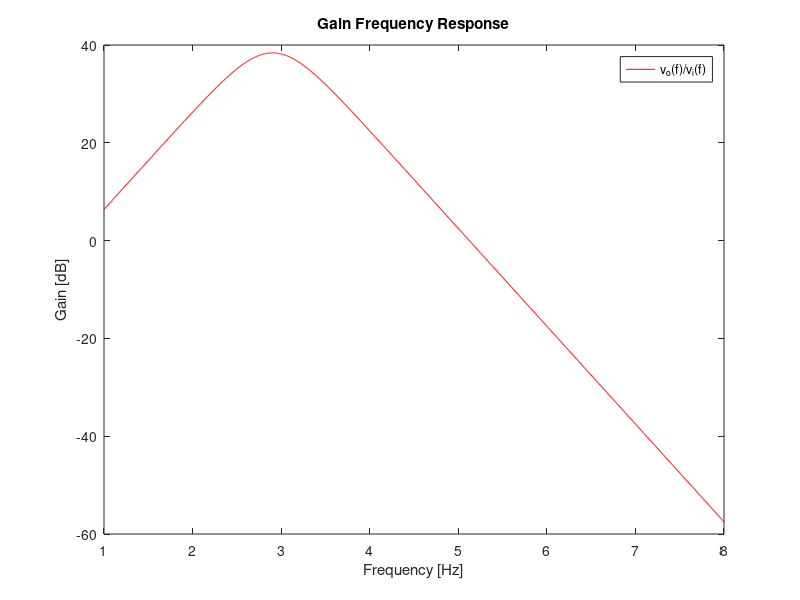
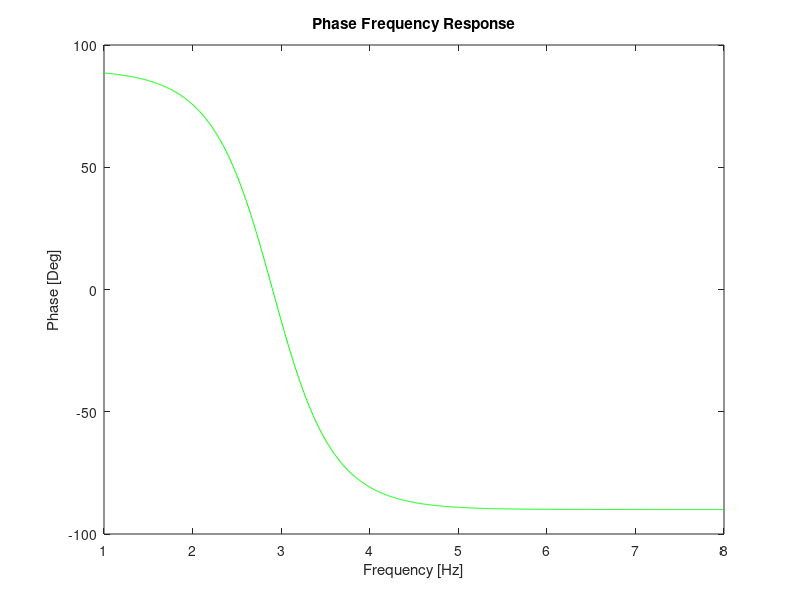

Write the MATLAB code that produced these figures, in order.
C1 = 220e-9
C2 = 180.33e-9
R1 = 1000
R2 = 1000
R3 = 150000
R4 = 1000
%%%
f1 = 1000
w1 = 2*pi*f1
Zin = (1./(j*w1*C1)+R1)
Zout = (1/(1/R2+1/(1./(j*w1*C2))))
AbsZin = abs(1./(j*w1*C1)+R1)
AbsZout = abs(1/(1/R2+1/(1./(j*w1*C2))))
Va = (1+R3/R4)*(R1/(R1+1./(j*w1*C1)))
Gain = abs((1./(j*w1*C2))/((1./(j*w1*C2))+R2)*Va)
Gaindb = 20*log10(Gain)
f2 = logspace(1, 8, 1000);
w2 = 2*pi*f2;
Va = (1+R3/R4).*(R1./(R1+1./(j*w2*C1)));
G = (1./(j*w2*C2))./((1./(j*w2*C2))+R2).*Va;
AbsG = abs(G);
Gdb = 20*log10(AbsG);
Phase = angle(G)*180/pi;
m = max(Gdb)
  fl = 0;
for i=1:length(Gdb)
	if (Gdb(i) >= m-3 && !fl)
	  lw = f2(i-1)
	    fl = 1;
	endif
	if (Gdb(i) <= m-3 && fl)
	  hw = f2(i-1)
	    fl = 0;
  endif
endfor
cw = sqrt(lw*hw)	
Val = fopen ("Val.tex", "w");
fprintf(Val, "$C_{1}$ & %d $\\mu F$ \\\\ \\hline \n \n", C1);
fprintf(Val, "$C_{2}$ & %d $\\mu F$ \\\\ \\hline \n \n", C2);
fprintf(Val, "$R_{1}$ & %d $\\Omega$ \\\\ \\hline \n \n", R1);
fprintf(Val, "$R_{2}$ & %d $\\Omega$ \\\\ \\hline \n \n", R2);
fprintf(Val, "$R_{3}$ & %d $\\Omega$ \\\\ \\hline \n \n", R3);
fprintf(Val, "$R_{4}$ & %d $\\Omega$ \\\\ \\hline \n \n", R4);
fclose (Val);
TA = fopen ("TA.tex", "w");
fprintf(TA, "$|Z_{in}|$ & %f $\\Omega$ \\\\ \\hline \n \n", AbsZin);
fprintf(TA, "$|Z_{out}|$ & %f $\\Omega$ \\\\ \\hline \n \n", AbsZout);
fprintf(TA, "Gain & %f dB \\\\ \\hline \n \n", Gaindb);
fclose (TA);
Comp = fopen ("Comp.tex", "w");
fprintf(Comp, "$Z_{in}$  & %d + %di $\\Omega$ \\\\ \\hline \n \n", real(Zin), imag(Zin));
fprintf(Comp, "$|Z_{in}|$ & %f $\\Omega$ \\\\ \\hline \n \n", AbsZin);
fprintf(Comp, "$Z_{out}$ & %d + %di $\\Omega$ \\\\ \\hline \n \n", real(Zout),imag(Zout));
fprintf(Comp, "$|Z_{out}|$ & %f $\\Omega$  \\\\ \\hline \n \n", AbsZout);
fprintf(Comp, "Gain & %f dB \\\\ \\hline \n \n", Gaindb);
fprintf(Comp, "Low Frequency & %f Hz \\\\ \\hline \n \n", lw);
fprintf(Comp, "High Frequency & %f Hz \\\\ \\hline \n \n", hw);
fprintf(Comp, "Central Frequency & %f Hz \\\\ \\hline \n \n", cw);
fclose (Comp);
gain = figure ();
plot(log10(f2),Gdb,"r");
title("Gain Frequency Response");
xlabel ("Frequency [Hz]");
ylabel ("Gain [dB]");
legend("v_o(f)/v_i(f)");
print (gain, "gain.eps", "-depsc");
phase = figure();
plot(log10(f2),Phase,"g");
title("Phase Frequency Response");
xlabel("Frequency [Hz]");
ylabel("Phase [Deg]");
print(phase, "phase.eps", "-depsc");
